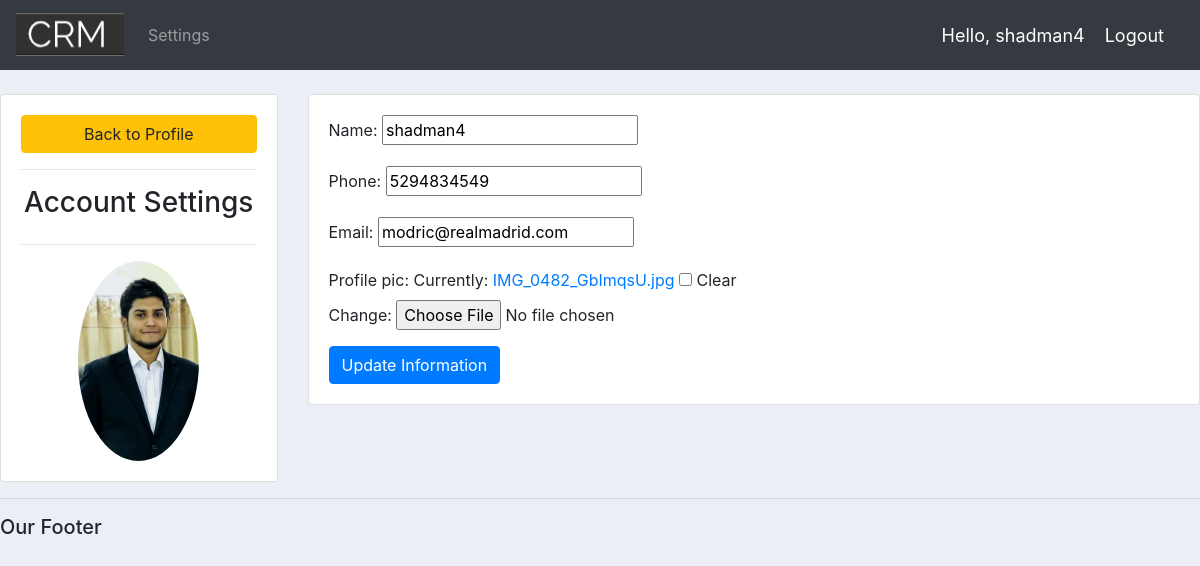
/account/ (signed in), run on the app's committed database.
### accounts/models.py (models this page shows, shortened)
class Customer(models.Model):
	user = models.OneToOneField(User, null=True, blank=True, on_delete=models.CASCADE)
	name = models.CharField(max_length=200, null=True)
	phone = models.CharField(max_length=200, null=True)
	email = models.CharField(max_length=200, null=True)
	profile_pic = models.ImageField(default="logo_4.PNG", null=True, blank=True)
	date_created = models.DateTimeField(auto_now_add=True, null=True)

### accounts/decorators.py (the view)
		def wrapper_func(request, *args, **kwargs):
			group = None
			if request.user.groups.exists():
				group = request.user.groups.all()[0].name
			if group in allowed_roles:
				return view_func(request, *args, **kwargs)
			else:
				return HttpResponse('You are not authorized to view this page')

### accounts/forms.py
class CustomerForm(ModelForm):
	class Meta:
		model = Customer
		fields = '__all__'
		exclude = ['user']

### accounts/views.py (called while the page is built)
@login_required(login_url='login')
@allowed_users(allowed_roles=['customer'])
def accountSettings(request):
	customer = request.user.customer
	form = CustomerForm(instance=customer)
	if request.method == 'POST':
		form = CustomerForm(request.POST, request.FILES,instance=customer)
		if form.is_valid():
			form.save()
	context = {'form':form}
	return render(request, 'accounts/account_settings.html', context)

### accounts/templates/accounts/account_settings.html (shortened to what this page needs)
{% extends "accounts/main.html" %}
{% load static %}
{% block content %}
  <br>
  <div class="row">
    <div class="col-md-3">
      <div class="card card-body">
        <a href="{% url 'home' %}" class="btn btn-warning">Back to Profile</a>
        <hr>
        <h3 style="text-align: center">Account Settings</h3>
        <hr>
        <img src="{{request.user.customer.profile_pic.url}}" class="profile-pic" alt="">
      </div>
    </div>
    <div class="col-md-9">
      <div class="card card-body">
        <form class="" action="" method="POST" enctype="multipart/form-data">
          {{ form.as_p }}
          <input type="submit" class="btn btn-primary" name="" value="Update Information">
        </form>
      </div>
    </div>
  </div>
{% endblock %}

### accounts/templates/accounts/navbar.html (shortened to what this page needs)
{% load static %}
<nav class="navbar navbar-expand-lg navbar-dark bg-dark">
   <a href="#" class="navbar-brand">
    <img src="{% static "images/logo_4.png" %}" alt="">
  </a>
  <div class="collapse navbar-collapse" id="navbarNav">
    <ul class="navbar-nav">
      {% if request.user.is_staff %}
        <li class="nav-item">
          <a class="nav-link" href="{% url 'dashboard' %}">Dashboard </a>
        </li>
        <li class="nav-item">
          <a class="nav-link" href="{% url 'products' %}">Products</a>
        </li>
      {% else %}
        <li class="nav-item">
          <a href="{% url 'account' %}" class="nav-link">Settings</a>
        </li>
      {% endif %}
    </ul>
  </div>
  <span class="hello-msg">Hello, {{ request.user }} </span>
  <span> <a class="hello-msg" href="{% url 'logout' %}">Logout</a> </span>
</nav>

### static/css/main.css (style rules this page uses)
body { background-color: #ebeff5; }

### accounts/templates/accounts/navbar.html (style rules this page uses)
.hello-msg { font-size: 18px; color: #fff; margin-right: 20px; }

### accounts/templates/accounts/account_settings.html (style rules this page uses)
.profile-pic { max-width: 200px; max-height: 200px; margin: 0 auto; border-radius: 50%; }

### data on the page
Customer: name "shadman4", phone "5294834549", email "modric@realmadrid.com"

### other printed values
{{ request.user }} "shadman4"
